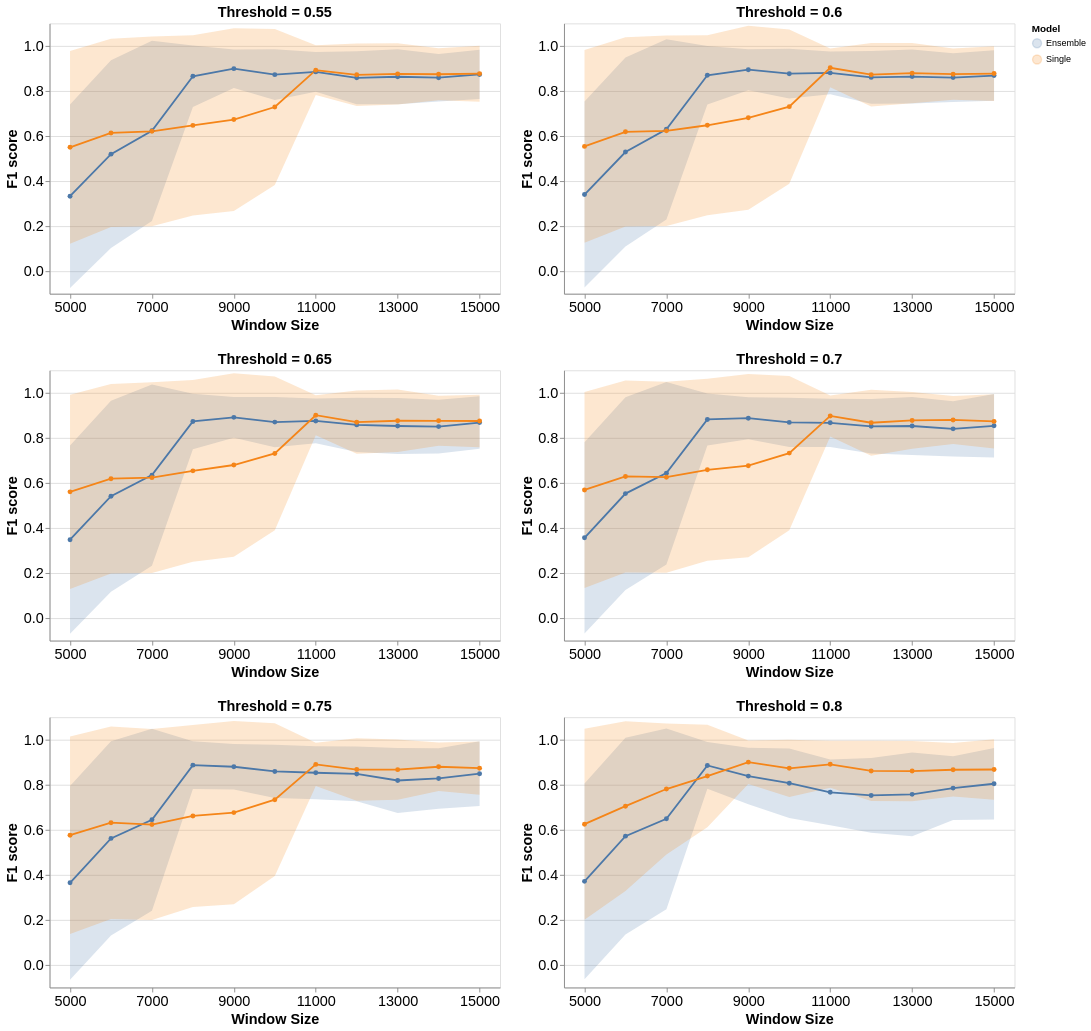

Notebook code cell kept with this figure:
### Code cell
#plot charts for visual comparison
#select models to compare
models = ['RCKmer-7_SVM_fine_tuned_benbow_test',
          'RCKmer-7_SVM_Subsequence_RF_stacking_fine_tuned_benbow_test'] #RCKmer-7_SVM_Subsequence_RF_stacking_fine_tuned_benbow_test, ensemble_voting_soft_benbow
thresholds = [0.8]
metrics = ['F-Score']
datasets = ['benbow_test']

charts = {}
fontsize = 16

for threshold in [0.55,0.6,0.65,0.7,0.75,0.8]: 
    #filter df
    selected_df = df[(df['model'].isin(models)) & (df['threshold']==threshold) & (df['metric'].isin(metrics) & (df['dataset'].isin(datasets)))]
    #rename the models to be single or ensemble model
    selected_df['model'] = selected_df['model'].apply(lambda x: 'Ensemble' if 'stacking' in x else 'Single')


    # Create the confidence band
    selected_band = alt.Chart(selected_df).mark_area(opacity=0.2).encode(
        x=alt.X('window_size:O', axis=alt.Axis(labelAngle=0, title='Window Size')),
        y='lower',
        y2='upper',
        color=alt.Color('model:N', title='Model'),
        tooltip=['model', 'window_size', 'threshold', 'mean', 'lower', 'upper']
    )

    # Create the main line
    selected_line = alt.Chart(selected_df).mark_line(point=True).encode(
        x=alt.X('window_size:O', axis=alt.Axis(labelAngle=0, title='Window Size', values=list(range(5000,17000,2000)))),
        y=alt.Y('mean:Q', axis=alt.Axis(title='F1 score')),
        color=alt.Color('model:N', title='Model'),
        tooltip=['model', 'window_size', 'threshold', 'mean', 'lower', 'upper']
    )

    # Combine and show
    selected_chart = (selected_band + selected_line).properties( 
        width=500,
        height=300,
        #title=f"Threshold = {threshold}",
        title=alt.TitleParams(
                text=f"Threshold = {threshold}",
                fontSize=fontsize,        # title size
            )
    )

    charts[threshold] = selected_chart

first_items = list(charts.items())[:2]
second_items = list(charts.items())[2:4]
third_items = list(charts.items())[4:]
all_charts = alt.vconcat(
    alt.hconcat(*dict(first_items).values()),
    alt.hconcat(*dict(second_items).values()),
    alt.hconcat(*dict(third_items).values())
).configure_axis(
    labelFontSize=fontsize,
    titleFontSize=fontsize
)
all_charts

### Figure 1 — Vega-Lite specification as saved in the notebook (floating-point values rounded to 4 significant figures)
{"config": {"view": {"continuousWidth": 300, "continuousHeight": 300}, "axis": {"labelFontSize": 16, "titleFontSize": 16}}, "vconcat": [{"hconcat": [{"layer": [{"mark": {"type": "area", "opacity": 0.2}, "encoding": {"color": {"field": "model", "title": "Model", "type": "nominal"}, "tooltip": [{"field": "model", "type": "nominal"}, {"field": "window_size", "type": "quantitative"}, {"field": "threshold", "type": "quantitative"}, {"field": "mean", "type": "quantitative"}, {"field": "lower", "type": "quantitative"}, {"field": "upper", "type": "quantitative"}], "x": {"axis": {"labelAngle": 0, "title": "Window Size"}, "field": "window_size", "type": "ordinal"}, "y": {"field": "lower", "type": "quantitative"}, "y2": {"field": "upper"}}}, {"mark": {"type": "line", "point": true}, "encoding": {"color": {"field": "model", "title": "Model", "type": "nominal"}, "tooltip": [{"field": "model", "type": "nominal"}, {"field": "window_size", "type": "quantitative"}, {"field": "threshold", "type": "quantitative"}, {"field": "mean", "type": "quantitative"}, {"field": "lower", "type": "quantitative"}, {"field": "upper", "type": "quantitative"}], "x": {"axis": {"labelAngle": 0, "title": "Window Size", "values": [5000, 7000, 9000, 11000, 13000, 15000]}, "field": "window_size", "type": "ordinal"}, "y": {"axis": {"title": "F1 score"}, "field": "mean", "type": "quantitative"}}}], "data": {"name": "data-60d56b0f42215a3253f547d453d8812d"}, "height": 300, "title": {"text": "Threshold = 0.55", "fontSize": 16}, "width": 500}, {"layer": [{"mark": {"type": "area", "opacity": 0.2}, "encoding": {"color": {"field": "model", "title": "Model", "type": "nominal"}, "tooltip": [{"field": "model", "type": "nominal"}, {"field": "window_size", "type": "quantitative"}, {"field": "threshold", "type": "quantitative"}, {"field": "mean", "type": "quantitative"}, {"field": "lower", "type": "quantitative"}, {"field": "upper", "type": "quantitative"}], "x": {"axis": {"labelAngle": 0, "title": "Window Size"}, "field": "window_size", "type": "ordinal"}, "y": {"field": "lower", "type": "quantitative"}, "y2": {"field": "upper"}}}, {"mark": {"type": "line", "point": true}, "encoding": {"color": {"field": "model", "title": "Model", "type": "nominal"}, "tooltip": [{"field": "model", "type": "nominal"}, {"field": "window_size", "type": "quantitative"}, {"field": "threshold", "type": "quantitative"}, {"field": "mean", "type": "quantitative"}, {"field": "lower", "type": "quantitative"}, {"field": "upper", "type": "quantitative"}], "x": {"axis": {"labelAngle": 0, "title": "Window Size", "values": [5000, 7000, 9000, 11000, 13000, 15000]}, "field": "window_size", "type": "ordinal"}, "y": {"axis": {"title": "F1 score"}, "field": "mean", "type": "quantitative"}}}], "data": {"name": "data-ad7374f9cc1294dc5ab5e2281f485e13"}, "height": 300, "title": {"text": "Threshold = 0.6", "fontSize": 16}, "width": 500}]}, {"hconcat": [{"layer": [{"mark": {"type": "area", "opacity": 0.2}, "encoding": {"color": {"field": "model", "title": "Model", "type": "nominal"}, "tooltip": [{"field": "model", "type": "nominal"}, {"field": "window_size", "type": "quantitative"}, {"field": "threshold", "type": "quantitative"}, {"field": "mean", "type": "quantitative"}, {"field": "lower", "type": "quantitative"}, {"field": "upper", "type": "quantitative"}], "x": {"axis": {"labelAngle": 0, "title": "Window Size"}, "field": "window_size", "type": "ordinal"}, "y": {"field": "lower", "type": "quantitative"}, "y2": {"field": "upper"}}}, {"mark": {"type": "line", "point": true}, "encoding": {"color": {"field": "model", "title": "Model", "type": "nominal"}, "tooltip": [{"field": "model", "type": "nominal"}, {"field": "window_size", "type": "quantitative"}, {"field": "threshold", "type": "quantitative"}, {"field": "mean", "type": "quantitative"}, {"field": "lower", "type": "quantitative"}, {"field": "upper", "type": "quantitative"}], "x": {"axis": {"labelAngle": 0, "title": "Window Size", "values": [5000, 7000, 9000, 11000, 13000, 15000]}, "field": "window_size", "type": "ordinal"}, "y": {"axis": {"title": "F1 score"}, "field": "mean", "type": "quantitative"}}}], "data": {"name": "data-d75bc08a85c091def42b9b56703c6dc6"}, "height": 300, "title": {"text": "Threshold = 0.65", "fontSize": 16}, "width": 500}, {"layer": [{"mark": {"type": "area", "opacity": 0.2}, "encoding": {"color": {"field": "model", "title": "Model", "type": "nominal"}, "tooltip": [{"field": "model", "type": "nominal"}, {"field": "window_size", "type": "quantitative"}, {"field": "threshold", "type": "quantitative"}, {"field": "mean", "type": "quantitative"}, {"field": "lower", "type": "quantitative"}, {"field": "upper", "type": "quantitative"}], "x": {"axis": {"labelAngle": 0, "title": "Window Size"}, "field": "window_size", "type": "ordinal"}, "y": {"field": "lower", "type": "quantitative"}, "y2": {"field": "upper"}}}, {"mark": {"type": "line", "point": true}, "encoding": {"color": {"field": "model", "title": "Model", "type": "nominal"}, "tooltip": [{"field": "model", "type": "nominal"}, {"field": "window_size", "type": "quantitative"}, {"field": "threshold", "type": "quantitative"}, {"field": "mean", "type": "quantitative"}, {"field": "lower", "type": "quantitative"}, {"field": "upper", "type": "quantitative"}], "x": {"axis": {"labelAngle": 0, "title": "Window Size", "values": [5000, 7000, 9000, 11000, 13000, 15000]}, "field": "window_size", "type": "ordinal"}, "y": {"axis": {"title": "F1 score"}, "field": "mean", "type": "quantitative"}}}], "data": {"name": "data-355d0cd9be2241f6992d83e23cb796d8"}, "height": 300, "title": {"text": "Threshold = 0.7", "fontSize": 16}, "width": 500}]}, {"hconcat": [{"layer": [{"mark": {"type": "area", "opacity": 0.2}, "encoding": {"color": {"field": "model", "title": "Model", "type": "nominal"}, "tooltip": [{"field": "model", "type": "nominal"}, {"field": "window_size", "type": "quantitative"}, {"field": "threshold", "type": "quantitative"}, {"field": "mean", "type": "quantitative"}, {"field": "lower", "type": "quantitative"}, {"field": "upper", "type": "quantitative"}], "x": {"axis": {"labelAngle": 0, "title": "Window Size"}, "field": "window_size", "type": "ordinal"}, "y": {"field": "lower", "type": "quantitative"}, "y2": {"field": "upper"}}}, {"mark": {"type": "line", "point": true}, "encoding": {"color": {"field": "model", "title": "Model", "type": "nominal"}, "tooltip": [{"field": "model", "type": "nominal"}, {"field": "window_size", "type": "quantitative"}, {"field": "threshold", "type": "quantitative"}, {"field": "mean", "type": "quantitative"}, {"field": "lower", "type": "quantitative"}, {"field": "upper", "type": "quantitative"}], "x": {"axis": {"labelAngle": 0, "title": "Window Size", "values": [5000, 7000, 9000, 11000, 13000, 15000]}, "field": "window_size", "type": "ordinal"}, "y": {"axis": {"title": "F1 score"}, "field": "mean", "type": "quantitative"}}}], "data": {"name": "data-c37722795bd00b947f695a0420d05097"}, "height": 300, "title": {"text": "Threshold = 0.75", "fontSize": 16}, "width": 500}, {"layer": [{"mark": {"type": "area", "opacity": 0.2}, "encoding": {"color": {"field": "model", "title": "Model", "type": "nominal"}, "tooltip": [{"field": "model", "type": "nominal"}, {"field": "window_size", "type": "quantitative"}, {"field": "threshold", "type": "quantitative"}, {"field": "mean", "type": "quantitative"}, {"field": "lower", "type": "quantitative"}, {"field": "upper", "type": "quantitative"}], "x": {"axis": {"labelAngle": 0, "title": "Window Size"}, "field": "window_size", "type": "ordinal"}, "y": {"field": "lower", "type": "quantitative"}, "y2": {"field": "upper"}}}, {"mark": {"type": "line", "point": true}, "encoding": {"color": {"field": "model", "title": "Model", "type": "nominal"}, "tooltip": [{"field": "model", "type": "nominal"}, {"field": "window_size", "type": "quantitative"}, {"field": "threshold", "type": "quantitative"}, {"field": "mean", "type": "quantitative"}, {"field": "lower", "type": "quantitative"}, {"field": "upper", "type": "quantitative"}], "x": {"axis": {"labelAngle": 0, "title": "Window Size", "values": [5000, 7000, 9000, 11000, 13000, 15000]}, "field": "window_size", "type": "ordinal"}, "y": {"axis": {"title": "F1 score"}, "field": "mean", "type": "quantitative"}}}], "data": {"name": "data-40c2412a8a393006cc393728fea19cbf"}, "height": 300, "title": {"text": "Threshold = 0.8", "fontSize": 16}, "width": 500}]}], "$schema": "https://vega.github.io/schema/vega-lite/v5.17.0.json", "datasets": {"data-60d56b0f42215a3253f547d453d8812d": [{"model": "Ensemble", "window_size": 10000, "threshold": 0.55, "metric": "F-Score", "mean": 0.8726, "std": 0.1123, "lower": 0.7603, "upper": 0.9849, "dataset": "benbow_test"}, {"model": "Ensemble", "window_size": 11000, "threshold": 0.55, "metric": "F-Score", "mean": 0.8848, "std": 0.08777, "lower": 0.7971, "upper": 0.9726, "dataset": "benbow_test"}, {"model": "Ensemble", "window_size": 12000, "threshold": 0.55, "metric": "F-Score", "mean": 0.8584, "std": 0.1178, "lower": 0.7406, "upper": 0.9761, "dataset": "benbow_test"}, {"model": "Ensemble", "window_size": 13000, "threshold": 0.55, "metric": "F-Score", "mean": 0.8632, "std": 0.1217, "lower": 0.7415, "upper": 0.9849, "dataset": "benbow_test"}, {"model": "Ensemble", "window_size": 14000, "threshold": 0.55, "metric": "F-Score", "mean": 0.8592, "std": 0.1053, "lower": 0.7539, "upper": 0.9645, "dataset": "benbow_test"}, {"model": "Ensemble", "window_size": 15000, "threshold": 0.55, "metric": "F-Score", "mean": 0.8737, "std": 0.1094, "lower": 0.7643, "upper": 0.983, "dataset": "benbow_test"}, {"model": "Ensemble", "window_size": 5000, "threshold": 0.55, "metric": "F-Score", "mean": 0.3328, "std": 0.4072, "lower": -0.07438, "upper": 0.74, "dataset": "benbow_test"}, {"model": "Ensemble", "window_size": 6000, "threshold": 0.55, "metric": "F-Score", "mean": 0.5196, "std": 0.4165, "lower": 0.1032, "upper": 0.9361, "dataset": "benbow_test"}, {"model": "Ensemble", "window_size": 7000, "threshold": 0.55, "metric": "F-Score", "mean": 0.6232, "std": 0.4004, "lower": 0.2228, "upper": 1.024, "dataset": "benbow_test"}, {"model": "Ensemble", "window_size": 8000, "threshold": 0.55, "metric": "F-Score", "mean": 0.8654, "std": 0.1368, "lower": 0.7286, "upper": 1.002, "dataset": "benbow_test"}, {"model": "Ensemble", "window_size": 9000, "threshold": 0.55, "metric": "F-Score", "mean": 0.8992, "std": 0.0854, "lower": 0.8138, "upper": 0.9846, "dataset": "benbow_test"}, {"model": "Single", "window_size": 10000, "threshold": 0.55, "metric": "F-Score", "mean": 0.7288, "std": 0.3465, "lower": 0.3824, "upper": 1.075, "dataset": "benbow_test"}, {"model": "Single", "window_size": 11000, "threshold": 0.55, "metric": "F-Score", "mean": 0.8926, "std": 0.1105, "lower": 0.7821, "upper": 1.003, "dataset": "benbow_test"}, {"model": "Single", "window_size": 12000, "threshold": 0.55, "metric": "F-Score", "mean": 0.8718, "std": 0.1389, "lower": 0.7329, "upper": 1.011, "dataset": "benbow_test"}, {"model": "Single", "window_size": 13000, "threshold": 0.55, "metric": "F-Score", "mean": 0.876, "std": 0.1359, "lower": 0.7402, "upper": 1.012, "dataset": "benbow_test"}, {"model": "Single", "window_size": 14000, "threshold": 0.55, "metric": "F-Score", "mean": 0.8744, "std": 0.1153, "lower": 0.759, "upper": 0.9897, "dataset": "benbow_test"}, {"model": "Single", "window_size": 15000, "threshold": 0.55, "metric": "F-Score", "mean": 0.877, "std": 0.1244, "lower": 0.7526, "upper": 1.001, "dataset": "benbow_test"}, {"model": "Single", "window_size": 5000, "threshold": 0.55, "metric": "F-Score", "mean": 0.5501, "std": 0.4278, "lower": 0.1223, "upper": 0.9779, "dataset": "benbow_test"}, {"model": "Single", "window_size": 6000, "threshold": 0.55, "metric": "F-Score", "mean": 0.6139, "std": 0.4177, "lower": 0.1962, "upper": 1.032, "dataset": "benbow_test"}, {"model": "Single", "window_size": 7000, "threshold": 0.55, "metric": "F-Score", "mean": 0.6211, "std": 0.4214, "lower": 0.1996, "upper": 1.042, "dataset": "benbow_test"}, {"model": "Single", "window_size": 8000, "threshold": 0.55, "metric": "F-Score", "mean": 0.6473, "std": 0.4, "lower": 0.2473, "upper": 1.047, "dataset": "benbow_test"}, {"model": "Single", "window_size": 9000, "threshold": 0.55, "metric": "F-Score", "mean": 0.6731, "std": 0.4054, "lower": 0.2677, "upper": 1.079, "dataset": "benbow_test"}], "data-ad7374f9cc1294dc5ab5e2281f485e13": [{"model": "Ensemble", "window_size": 10000, "threshold": 0.6, "metric": "F-Score", "mean": 0.8769, "std": 0.1107, "lower": 0.7662, "upper": 0.9876, "dataset": "benbow_test"}, {"model": "Ensemble", "window_size": 11000, "threshold": 0.6, "metric": "F-Score", "mean": 0.8804, "std": 0.09478, "lower": 0.7856, "upper": 0.9752, "dataset": "benbow_test"}, {"model": "Ensemble", "window_size": 12000, "threshold": 0.6, "metric": "F-Score", "mean": 0.8605, "std": 0.1172, "lower": 0.7433, "upper": 0.9776, "dataset": "benbow_test"}, {"model": "Ensemble", "window_size": 13000, "threshold": 0.6, "metric": "F-Score", "mean": 0.8642, "std": 0.1198, "lower": 0.7443, "upper": 0.984, "dataset": "benbow_test"}, {"model": "Ensemble", "window_size": 14000, "threshold": 0.6, "metric": "F-Score", "mean": 0.8598, "std": 0.1081, "lower": 0.7516, "upper": 0.9679, "dataset": "benbow_test"}, {"model": "Ensemble", "window_size": 15000, "threshold": 0.6, "metric": "F-Score", "mean": 0.8684, "std": 0.1122, "lower": 0.7562, "upper": 0.9806, "dataset": "benbow_test"}, {"model": "Ensemble", "window_size": 5000, "threshold": 0.6, "metric": "F-Score", "mean": 0.3404, "std": 0.4133, "lower": -0.07291, "upper": 0.7536, "dataset": "benbow_test"}, {"model": "Ensemble", "window_size": 6000, "threshold": 0.6, "metric": "F-Score", "mean": 0.5291, "std": 0.4195, "lower": 0.1096, "upper": 0.9485, "dataset": "benbow_test"}, {"model": "Ensemble", "window_size": 7000, "threshold": 0.6, "metric": "F-Score", "mean": 0.6298, "std": 0.4002, "lower": 0.2296, "upper": 1.03, "dataset": "benbow_test"}, {"model": "Ensemble", "window_size": 8000, "threshold": 0.6, "metric": "F-Score", "mean": 0.8699, "std": 0.1294, "lower": 0.7405, "upper": 0.9992, "dataset": "benbow_test"}, {"model": "Ensemble", "window_size": 9000, "threshold": 0.6, "metric": "F-Score", "mean": 0.8946, "std": 0.0909, "lower": 0.8037, "upper": 0.9855, "dataset": "benbow_test"}, {"model": "Single", "window_size": 10000, "threshold": 0.6, "metric": "F-Score", "mean": 0.7306, "std": 0.3428, "lower": 0.3878, "upper": 1.073, "dataset": "benbow_test"}, {"model": "Single", "window_size": 11000, "threshold": 0.6, "metric": "F-Score", "mean": 0.9029, "std": 0.08572, "lower": 0.8172, "upper": 0.9886, "dataset": "benbow_test"}, {"model": "Single", "window_size": 12000, "threshold": 0.6, "metric": "F-Score", "mean": 0.8723, "std": 0.141, "lower": 0.7313, "upper": 1.013, "dataset": "benbow_test"}, {"model": "Single", "window_size": 13000, "threshold": 0.6, "metric": "F-Score", "mean": 0.8792, "std": 0.134, "lower": 0.7452, "upper": 1.013, "dataset": "benbow_test"}, {"model": "Single", "window_size": 14000, "threshold": 0.6, "metric": "F-Score", "mean": 0.8747, "std": 0.1139, "lower": 0.7608, "upper": 0.9886, "dataset": "benbow_test"}, {"model": "Single", "window_size": 15000, "threshold": 0.6, "metric": "F-Score", "mean": 0.8774, "std": 0.1213, "lower": 0.7561, "upper": 0.9987, "dataset": "benbow_test"}, {"model": "Single", "window_size": 5000, "threshold": 0.6, "metric": "F-Score", "mean": 0.5542, "std": 0.4281, "lower": 0.1261, "upper": 0.9823, "dataset": "benbow_test"}, {"model": "Single", "window_size": 6000, "threshold": 0.6, "metric": "F-Score", "mean": 0.6187, "std": 0.4203, "lower": 0.1984, "upper": 1.039, "dataset": "benbow_test"}, {"model": "Single", "window_size": 7000, "threshold": 0.6, "metric": "F-Score", "mean": 0.6231, "std": 0.4229, "lower": 0.2003, "upper": 1.046, "dataset": "benbow_test"}, {"model": "Single", "window_size": 8000, "threshold": 0.6, "metric": "F-Score", "mean": 0.6479, "std": 0.3999, "lower": 0.248, "upper": 1.048, "dataset": "benbow_test"}, {"model": "Single", "window_size": 9000, "threshold": 0.6, "metric": "F-Score", "mean": 0.681, "std": 0.4083, "lower": 0.2728, "upper": 1.089, "dataset": "benbow_test"}], "data-d75bc08a85c091def42b9b56703c6dc6": [{"model": "Ensemble", "window_size": 10000, "threshold": 0.65, "metric": "F-Score", "mean": 0.8701, "std": 0.1111, "lower": 0.7589, "upper": 0.9812, "dataset": "benbow_test"}, {"model": "Ensemble", "window_size": 11000, "threshold": 0.65, "metric": "F-Score", "mean": 0.8753, "std": 0.09902, "lower": 0.7763, "upper": 0.9743, "dataset": "benbow_test"}, {"model": "Ensemble", "window_size": 12000, "threshold": 0.65, "metric": "F-Score", "mean": 0.8577, "std": 0.1202, "lower": 0.7375, "upper": 0.978, "dataset": "benbow_test"}, {"model": "Ensemble", "window_size": 13000, "threshold": 0.65, "metric": "F-Score", "mean": 0.8527, "std": 0.1242, "lower": 0.7285, "upper": 0.9768, "dataset": "benbow_test"}, {"model": "Ensemble", "window_size": 14000, "threshold": 0.65, "metric": "F-Score", "mean": 0.8501, "std": 0.1191, "lower": 0.7309, "upper": 0.9692, "dataset": "benbow_test"}, {"model": "Ensemble", "window_size": 15000, "threshold": 0.65, "metric": "F-Score", "mean": 0.868, "std": 0.1167, "lower": 0.7513, "upper": 0.9847, "dataset": "benbow_test"}, {"model": "Ensemble", "window_size": 5000, "threshold": 0.65, "metric": "F-Score", "mean": 0.3481, "std": 0.418, "lower": -0.06994, "upper": 0.7661, "dataset": "benbow_test"}, {"model": "Ensemble", "window_size": 6000, "threshold": 0.65, "metric": "F-Score", "mean": 0.541, "std": 0.4236, "lower": 0.1175, "upper": 0.9646, "dataset": "benbow_test"}, {"model": "Ensemble", "window_size": 7000, "threshold": 0.65, "metric": "F-Score", "mean": 0.6346, "std": 0.4025, "lower": 0.232, "upper": 1.037, "dataset": "benbow_test"}, {"model": "Ensemble", "window_size": 8000, "threshold": 0.65, "metric": "F-Score", "mean": 0.873, "std": 0.1233, "lower": 0.7497, "upper": 0.9963, "dataset": "benbow_test"}, {"model": "Ensemble", "window_size": 9000, "threshold": 0.65, "metric": "F-Score", "mean": 0.8911, "std": 0.09097, "lower": 0.8001, "upper": 0.982, "dataset": "benbow_test"}, {"model": "Single", "window_size": 10000, "threshold": 0.65, "metric": "F-Score", "mean": 0.731, "std": 0.3412, "lower": 0.3898, "upper": 1.072, "dataset": "benbow_test"}, {"model": "Single", "window_size": 11000, "threshold": 0.65, "metric": "F-Score", "mean": 0.9006, "std": 0.08842, "lower": 0.8121, "upper": 0.989, "dataset": "benbow_test"}, {"model": "Single", "window_size": 12000, "threshold": 0.65, "metric": "F-Score", "mean": 0.8698, "std": 0.1405, "lower": 0.7293, "upper": 1.01, "dataset": "benbow_test"}, {"model": "Single", "window_size": 13000, "threshold": 0.65, "metric": "F-Score", "mean": 0.8761, "std": 0.1383, "lower": 0.7378, "upper": 1.014, "dataset": "benbow_test"}, {"model": "Single", "window_size": 14000, "threshold": 0.65, "metric": "F-Score", "mean": 0.8758, "std": 0.1108, "lower": 0.765, "upper": 0.9866, "dataset": "benbow_test"}, {"model": "Single", "window_size": 15000, "threshold": 0.65, "metric": "F-Score", "mean": 0.875, "std": 0.1169, "lower": 0.7581, "upper": 0.9919, "dataset": "benbow_test"}, {"model": "Single", "window_size": 5000, "threshold": 0.65, "metric": "F-Score", "mean": 0.5603, "std": 0.4309, "lower": 0.1295, "upper": 0.9912, "dataset": "benbow_test"}, {"model": "Single", "window_size": 6000, "threshold": 0.65, "metric": "F-Score", "mean": 0.6189, "std": 0.4207, "lower": 0.1982, "upper": 1.04, "dataset": "benbow_test"}, {"model": "Single", "window_size": 7000, "threshold": 0.65, "metric": "F-Score", "mean": 0.6236, "std": 0.423, "lower": 0.2006, "upper": 1.047, "dataset": "benbow_test"}, {"model": "Single", "window_size": 8000, "threshold": 0.65, "metric": "F-Score", "mean": 0.6536, "std": 0.403, "lower": 0.2506, "upper": 1.057, "dataset": "benbow_test"}, {"model": "Single", "window_size": 9000, "threshold": 0.65, "metric": "F-Score", "mean": 0.6796, "std": 0.4078, "lower": 0.2718, "upper": 1.087, "dataset": "benbow_test"}], "data-355d0cd9be2241f6992d83e23cb796d8": [{"model": "Ensemble", "window_size": 10000, "threshold": 0.7, "metric": "F-Score", "mean": 0.8688, "std": 0.1089, "lower": 0.7598, "upper": 0.9777, "dataset": "benbow_test"}, {"model": "Ensemble", "window_size": 11000, "threshold": 0.7, "metric": "F-Score", "mean": 0.867, "std": 0.107, "lower": 0.76, "upper": 0.9741, "dataset": "benbow_test"}, {"model": "Ensemble", "window_size": 12000, "threshold": 0.7, "metric": "F-Score", "mean": 0.8515, "std": 0.1208, "lower": 0.7308, "upper": 0.9723, "dataset": "benbow_test"}, {"model": "Ensemble", "window_size": 13000, "threshold": 0.7, "metric": "F-Score", "mean": 0.8528, "std": 0.1285, "lower": 0.7243, "upper": 0.9813, "dataset": "benbow_test"}, {"model": "Ensemble", "window_size": 14000, "threshold": 0.7, "metric": "F-Score", "mean": 0.8401, "std": 0.1227, "lower": 0.7174, "upper": 0.9628, "dataset": "benbow_test"}, {"model": "Ensemble", "window_size": 15000, "threshold": 0.7, "metric": "F-Score", "mean": 0.8535, "std": 0.141, "lower": 0.7124, "upper": 0.9945, "dataset": "benbow_test"}, {"model": "Ensemble", "window_size": 5000, "threshold": 0.7, "metric": "F-Score", "mean": 0.3565, "std": 0.4245, "lower": -0.06808, "upper": 0.781, "dataset": "benbow_test"}, {"model": "Ensemble", "window_size": 6000, "threshold": 0.7, "metric": "F-Score", "mean": 0.5527, "std": 0.4279, "lower": 0.1247, "upper": 0.9806, "dataset": "benbow_test"}, {"model": "Ensemble", "window_size": 7000, "threshold": 0.7, "metric": "F-Score", "mean": 0.6435, "std": 0.4051, "lower": 0.2384, "upper": 1.049, "dataset": "benbow_test"}, {"model": "Ensemble", "window_size": 8000, "threshold": 0.7, "metric": "F-Score", "mean": 0.8819, "std": 0.1152, "lower": 0.7667, "upper": 0.9971, "dataset": "benbow_test"}, {"model": "Ensemble", "window_size": 9000, "threshold": 0.7, "metric": "F-Score", "mean": 0.8875, "std": 0.09319, "lower": 0.7943, "upper": 0.9807, "dataset": "benbow_test"}, {"model": "Single", "window_size": 10000, "threshold": 0.7, "metric": "F-Score", "mean": 0.7324, "std": 0.3425, "lower": 0.3899, "upper": 1.075, "dataset": "benbow_test"}, {"model": "Single", "window_size": 11000, "threshold": 0.7, "metric": "F-Score", "mean": 0.8974, "std": 0.09102, "lower": 0.8064, "upper": 0.9884, "dataset": "benbow_test"}, {"model": "Single", "window_size": 12000, "threshold": 0.7, "metric": "F-Score", "mean": 0.8672, "std": 0.1468, "lower": 0.7204, "upper": 1.014, "dataset": "benbow_test"}, {"model": "Single", "window_size": 13000, "threshold": 0.7, "metric": "F-Score", "mean": 0.8776, "std": 0.1258, "lower": 0.7517, "upper": 1.003, "dataset": "benbow_test"}, {"model": "Single", "window_size": 14000, "threshold": 0.7, "metric": "F-Score", "mean": 0.8796, "std": 0.1065, "lower": 0.7731, "upper": 0.9861, "dataset": "benbow_test"}, {"model": "Single", "window_size": 15000, "threshold": 0.7, "metric": "F-Score", "mean": 0.8732, "std": 0.1201, "lower": 0.7531, "upper": 0.9932, "dataset": "benbow_test"}, {"model": "Single", "window_size": 5000, "threshold": 0.7, "metric": "F-Score", "mean": 0.5688, "std": 0.4353, "lower": 0.1335, "upper": 1.004, "dataset": "benbow_test"}, {"model": "Single", "window_size": 6000, "threshold": 0.7, "metric": "F-Score", "mean": 0.6288, "std": 0.426, "lower": 0.2029, "upper": 1.055, "dataset": "benbow_test"}, {"model": "Single", "window_size": 7000, "threshold": 0.7, "metric": "F-Score", "mean": 0.6254, "std": 0.4241, "lower": 0.2013, "upper": 1.05, "dataset": "benbow_test"}, {"model": "Single", "window_size": 8000, "threshold": 0.7, "metric": "F-Score", "mean": 0.6582, "std": 0.404, "lower": 0.2542, "upper": 1.062, "dataset": "benbow_test"}, {"model": "Single", "window_size": 9000, "threshold": 0.7, "metric": "F-Score", "mean": 0.6766, "std": 0.4069, "lower": 0.2697, "upper": 1.083, "dataset": "benbow_test"}], "data-c37722795bd00b947f695a0420d05097": [{"model": "Ensemble", "window_size": 10000, "threshold": 0.75, "metric": "F-Score", "mean": 0.8592, "std": 0.1184, "lower": 0.7408, "upper": 0.9775, "dataset": "benbow_test"}, {"model": "Ensemble", "window_size": 11000, "threshold": 0.75, "metric": "F-Score", "mean": 0.8533, "std": 0.118, "lower": 0.7353, "upper": 0.9712, "dataset": "benbow_test"}, {"model": "Ensemble", "window_size": 12000, "threshold": 0.75, "metric": "F-Score", "mean": 0.8481, "std": 0.1215, "lower": 0.7266, "upper": 0.9696, "dataset": "benbow_test"}, {"model": "Ensemble", "window_size": 13000, "threshold": 0.75, "metric": "F-Score", "mean": 0.819, "std": 0.144, "lower": 0.6751, "upper": 0.963, "dataset": "benbow_test"}, {"model": "Ensemble", "window_size": 14000, "threshold": 0.75, "metric": "F-Score", "mean": 0.828, "std": 0.1346, "lower": 0.6935, "upper": 0.9626, "dataset": "benbow_test"}, {"model": "Ensemble", "window_size": 15000, "threshold": 0.75, "metric": "F-Score", "mean": 0.8492, "std": 0.1435, "lower": 0.7056, "upper": 0.9927, "dataset": "benbow_test"}, {"model": "Ensemble", "window_size": 5000, "threshold": 0.75, "metric": "F-Score", "mean": 0.3649, "std": 0.43, "lower": -0.0651, "upper": 0.7948, "dataset": "benbow_test"}, {"model": "Ensemble", "window_size": 6000, "threshold": 0.75, "metric": "F-Score", "mean": 0.5619, "std": 0.4314, "lower": 0.1305, "upper": 0.9933, "dataset": "benbow_test"}, {"model": "Ensemble", "window_size": 7000, "threshold": 0.75, "metric": "F-Score", "mean": 0.6449, "std": 0.4044, "lower": 0.2405, "upper": 1.049, "dataset": "benbow_test"}, {"model": "Ensemble", "window_size": 8000, "threshold": 0.75, "metric": "F-Score", "mean": 0.8871, "std": 0.1058, "lower": 0.7812, "upper": 0.9929, "dataset": "benbow_test"}, {"model": "Ensemble", "window_size": 9000, "threshold": 0.75, "metric": "F-Score", "mean": 0.8799, "std": 0.1005, "lower": 0.7794, "upper": 0.9805, "dataset": "benbow_test"}, {"model": "Single", "window_size": 10000, "threshold": 0.75, "metric": "F-Score", "mean": 0.7338, "std": 0.3393, "lower": 0.3945, "upper": 1.073, "dataset": "benbow_test"}, {"model": "Single", "window_size": 11000, "threshold": 0.75, "metric": "F-Score", "mean": 0.8904, "std": 0.09562, "lower": 0.7948, "upper": 0.9861, "dataset": "benbow_test"}, {"model": "Single", "window_size": 12000, "threshold": 0.75, "metric": "F-Score", "mean": 0.8676, "std": 0.1385, "lower": 0.7292, "upper": 1.006, "dataset": "benbow_test"}, {"model": "Single", "window_size": 13000, "threshold": 0.75, "metric": "F-Score", "mean": 0.8671, "std": 0.1334, "lower": 0.7337, "upper": 1.001, "dataset": "benbow_test"}, {"model": "Single", "window_size": 14000, "threshold": 0.75, "metric": "F-Score", "mean": 0.88, "std": 0.108, "lower": 0.772, "upper": 0.988, "dataset": "benbow_test"}, {"model": "Single", "window_size": 15000, "threshold": 0.75, "metric": "F-Score", "mean": 0.8736, "std": 0.118, "lower": 0.7556, "upper": 0.9916, "dataset": "benbow_test"}, {"model": "Single", "window_size": 5000, "threshold": 0.75, "metric": "F-Score", "mean": 0.5761, "std": 0.4383, "lower": 0.1378, "upper": 1.014, "dataset": "benbow_test"}, {"model": "Single", "window_size": 6000, "threshold": 0.75, "metric": "F-Score", "mean": 0.6316, "std": 0.4274, "lower": 0.2042, "upper": 1.059, "dataset": "benbow_test"}, {"model": "Single", "window_size": 7000, "threshold": 0.75, "metric": "F-Score", "mean": 0.6235, "std": 0.424, "lower": 0.1994, "upper": 1.048, "dataset": "benbow_test"}, {"model": "Single", "window_size": 8000, "threshold": 0.75, "metric": "F-Score", "mean": 0.6617, "std": 0.4039, "lower": 0.2578, "upper": 1.066, "dataset": "benbow_test"}, {"model": "Single", "window_size": 9000, "threshold": 0.75, "metric": "F-Score", "mean": 0.6764, "std": 0.4071, "lower": 0.2692, "upper": 1.083, "dataset": "benbow_test"}], "data-40c2412a8a393006cc393728fea19cbf": [{"model": "Ensemble", "window_size": 10000, "threshold": 0.8, "metric": "F-Score", "mean": 0.8068, "std": 0.154, "lower": 0.6529, "upper": 0.9608, "dataset": "benbow_test"}, {"model": "Ensemble", "window_size": 11000, "threshold": 0.8, "metric": "F-Score", "mean": 0.7666, "std": 0.1458, "lower": 0.6208, "upper": 0.9124, "dataset": "benbow_test"}, {"model": "Ensemble", "window_size": 12000, "threshold": 0.8, "metric": "F-Score", "mean": 0.7528, "std": 0.1658, "lower": 0.587, "upper": 0.9186, "dataset": "benbow_test"}, {"model": "Ensemble", "window_size": 13000, "threshold": 0.8, "metric": "F-Score", "mean": 0.7575, "std": 0.186, "lower": 0.5714, "upper": 0.9435, "dataset": "benbow_test"}, {"model": "Ensemble", "window_size": 14000, "threshold": 0.8, "metric": "F-Score", "mean": 0.7851, "std": 0.1415, "lower": 0.6436, "upper": 0.9266, "dataset": "benbow_test"}, {"model": "Ensemble", "window_size": 15000, "threshold": 0.8, "metric": "F-Score", "mean": 0.8046, "std": 0.1582, "lower": 0.6463, "upper": 0.9628, "dataset": "benbow_test"}, {"model": "Ensemble", "window_size": 5000, "threshold": 0.8, "metric": "F-Score", "mean": 0.3712, "std": 0.4348, "lower": -0.06361, "upper": 0.8059, "dataset": "benbow_test"}, {"model": "Ensemble", "window_size": 6000, "threshold": 0.8, "metric": "F-Score", "mean": 0.572, "std": 0.4366, "lower": 0.1354, "upper": 1.009, "dataset": "benbow_test"}, {"model": "Ensemble", "window_size": 7000, "threshold": 0.8, "metric": "F-Score", "mean": 0.6487, "std": 0.4015, "lower": 0.2472, "upper": 1.05, "dataset": "benbow_test"}, {"model": "Ensemble", "window_size": 8000, "threshold": 0.8, "metric": "F-Score", "mean": 0.8857, "std": 0.1038, "lower": 0.7819, "upper": 0.9896, "dataset": "benbow_test"}, {"model": "Ensemble", "window_size": 9000, "threshold": 0.8, "metric": "F-Score", "mean": 0.8384, "std": 0.1254, "lower": 0.713, "upper": 0.9639, "dataset": "benbow_test"}, {"model": "Single", "window_size": 10000, "threshold": 0.8, "metric": "F-Score", "mean": 0.873, "std": 0.127, "lower": 0.746, "upper": 1.0, "dataset": "benbow_test"}, {"model": "Single", "window_size": 11000, "threshold": 0.8, "metric": "F-Score", "mean": 0.8909, "std": 0.1045, "lower": 0.7864, "upper": 0.9954, "dataset": "benbow_test"}, {"model": "Single", "window_size": 12000, "threshold": 0.8, "metric": "F-Score", "mean": 0.8614, "std": 0.1335, "lower": 0.7279, "upper": 0.995, "dataset": "benbow_test"}, {"model": "Single", "window_size": 13000, "threshold": 0.8, "metric": "F-Score", "mean": 0.8608, "std": 0.1336, "lower": 0.7272, "upper": 0.9945, "dataset": "benbow_test"}, {"model": "Single", "window_size": 14000, "threshold": 0.8, "metric": "F-Score", "mean": 0.8667, "std": 0.1187, "lower": 0.7479, "upper": 0.9854, "dataset": "benbow_test"}, {"model": "Single", "window_size": 15000, "threshold": 0.8, "metric": "F-Score", "mean": 0.8678, "std": 0.1347, "lower": 0.7332, "upper": 1.003, "dataset": "benbow_test"}, {"model": "Single", "window_size": 5000, "threshold": 0.8, "metric": "F-Score", "mean": 0.625, "std": 0.4238, "lower": 0.2012, "upper": 1.049, "dataset": "benbow_test"}, {"model": "Single", "window_size": 6000, "threshold": 0.8, "metric": "F-Score", "mean": 0.705, "std": 0.3766, "lower": 0.3284, "upper": 1.082, "dataset": "benbow_test"}, {"model": "Single", "window_size": 7000, "threshold": 0.8, "metric": "F-Score", "mean": 0.7811, "std": 0.2907, "lower": 0.4903, "upper": 1.072, "dataset": "benbow_test"}, {"model": "Single", "window_size": 8000, "threshold": 0.8, "metric": "F-Score", "mean": 0.8388, "std": 0.2275, "lower": 0.6113, "upper": 1.066, "dataset": "benbow_test"}, {"model": "Single", "window_size": 9000, "threshold": 0.8, "metric": "F-Score", "mean": 0.9004, "std": 0.09656, "lower": 0.8039, "upper": 0.997, "dataset": "benbow_test"}]}}
